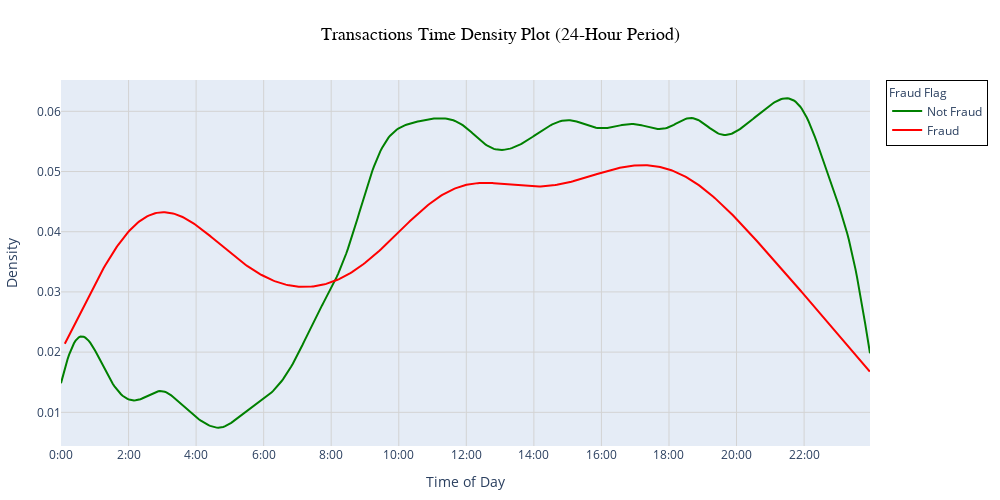

Notebook code cell kept with this figure:
### Markdown cell above
## Transactions Time Density Plot

### Code cell
# Create a new variable for the density plot data
data_for_density_plot = data.copy()
data_for_density_plot['Transaction_Hour_24'] = (data_for_density_plot['Transaction_Time'] % (24 * 3600)) / 3600  # Convert seconds to hours (0-24)

# Separate the transaction times for fraud and non-fraud cases
nfraud = data_for_density_plot.loc[data_for_density_plot['Fraud_Flag'] == 0]["Transaction_Hour_24"]
fraud = data_for_density_plot.loc[data_for_density_plot['Fraud_Flag'] == 1]["Transaction_Hour_24"]

# Prepare data for the density plot
hist_data = [nfraud, fraud]
group_labels = ['Not Fraud', 'Fraud']

# Specify colors for the groups (green for not fraud, red for fraud)
colors = ['green', 'red']

# Create the density plot
fig = ff.create_distplot(hist_data, group_labels, show_hist=False, show_rug=False, colors=colors)

# Set the layout for the density plot
fig.update_layout(
    title=dict(
        text='Transactions Time Density Plot (24-Hour Period)',
        font=dict(size=18, family='Arial, sans-serif', color='black'),
        x=0.5,  # Center the title
        xanchor='center'
    ),
    xaxis=dict(
        title=dict(
            text='Time of Day',
            font=dict(size=14)
        ),
        tickvals=list(range(0, 25, 2)),  # Add ticks every 2 hours
        ticktext=[f'{hour}:00' for hour in range(0, 25, 2)],  # Format ticks as "hour:00"
        gridcolor='lightgray',
        zeroline=False
    ),
    yaxis=dict(
        title=dict(
            text='Density',
            font=dict(size=14)
        ),
        gridcolor='lightgray'
    ),
    legend=dict(
        title=dict(
            text='Fraud Flag',
            font=dict(size=12)
        ),
        font=dict(size=12),
        traceorder="normal",
        bgcolor='rgba(255,255,255,0.5)',  
        bordercolor='black',
        borderwidth=1
    ),
    width=1000,
    height=500,
    margin=dict(l=50, r=50, t=80, b=50)  
)

# Display the plot
iplot(fig, filename='dist_24_hour')

### Figure 1 — Plotly figure (JSON) as saved in the notebook; plotly's stock layout.template omitted (floating-point values rounded to 4 significant figures; data arrays with more than 128 entries replaced by an {"elided": "..."} marker saying what was removed)
{"data": [{"legendgroup": "Not Fraud", "marker": {"color": "green"}, "mode": "lines", "name": "Not Fraud", "showlegend": true, "type": "scatter", "x": {"elided": "500 float values"}, "xaxis": "x", "y": {"elided": "500 float values"}, "yaxis": "y"}, {"legendgroup": "Fraud", "marker": {"color": "red"}, "mode": "lines", "name": "Fraud", "showlegend": true, "type": "scatter", "x": {"elided": "500 float values"}, "xaxis": "x", "y": {"elided": "500 float values"}, "yaxis": "y"}], "layout": {"barmode": "overlay", "height": 500, "hovermode": "closest", "legend": {"bgcolor": "rgba(255,255,255,0.5)", "bordercolor": "black", "borderwidth": 1, "font": {"size": 12}, "title": {"font": {"size": 12}, "text": "Fraud Flag"}, "traceorder": "normal"}, "margin": {"b": 50, "l": 50, "r": 50, "t": 80}, "title": {"font": {"color": "black", "family": "Arial, sans-serif", "size": 18}, "text": "Transactions Time Density Plot (24-Hour Period)", "x": 0.5, "xanchor": "center"}, "width": 1000, "xaxis": {"anchor": "y2", "domain": [0, 1], "gridcolor": "lightgray", "ticktext": ["0:00", "2:00", "4:00", "6:00", "8:00", "10:00", "12:00", "14:00", "16:00", "18:00", "20:00", "22:00", "24:00"], "tickvals": [0, 2, 4, 6, 8, 10, 12, 14, 16, 18, 20, 22, 24], "title": {"font": {"size": 14}, "text": "Time of Day"}, "zeroline": false}, "yaxis": {"anchor": "free", "domain": [0, 1], "gridcolor": "lightgray", "position": 0, "title": {"font": {"size": 14}, "text": "Density"}}}}
